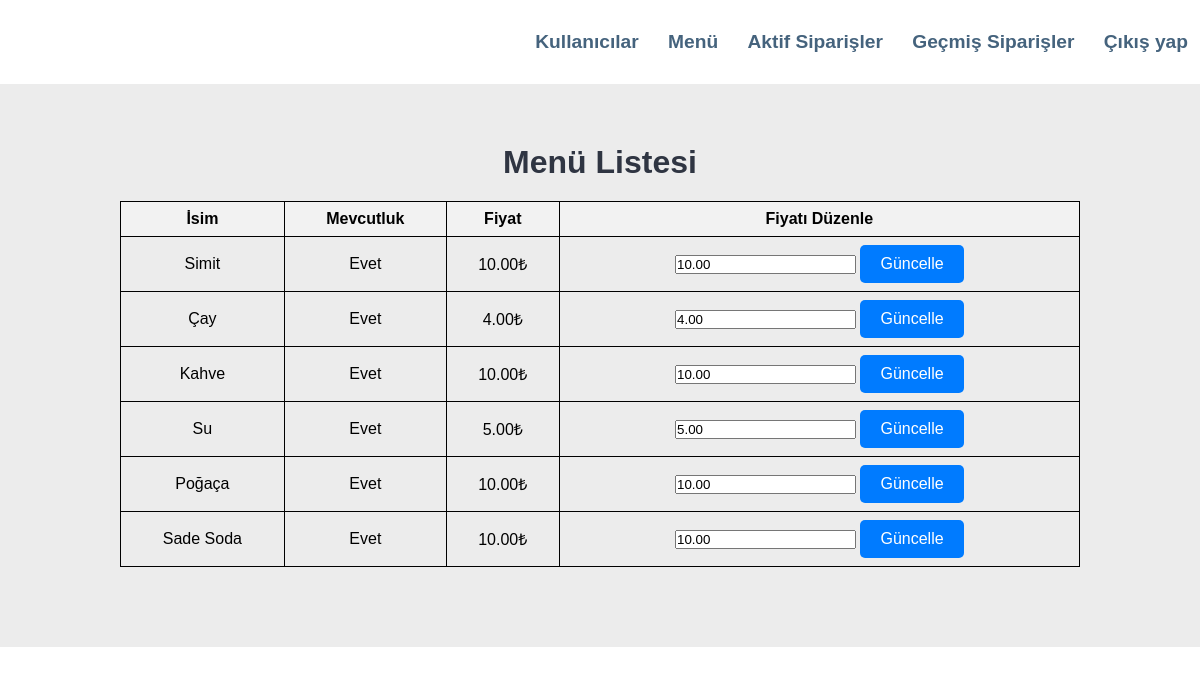
Page /admin/menu_list.php (signed in) on the committed database.
### tables this page shows
CREATE TABLE `menu` (
  `id` int(10) NOT NULL,
  `title` varchar(250) NOT NULL,
  `price` decimal(10,2) DEFAULT NULL,
  `image_name` varchar(250) NOT NULL,
  `active` varchar(250) NOT NULL
);

### settings.php (called while the page is built, shortened)
<?php
    if($locker = 1){
        $menuTable = "menu";
        $logoutPage = "../logout.php";
        $activeOrdersPage = "active_order_list.php";
        $pastOrdersPage = "past_order_list.php";
        $userListPage = "user_list.php";
        $menuListPage = "menu_list.php";
    }
?>

### admin/menu_list.php (the view, shortened to what this page needs)
<?php
    include("../settings.php");
    include("admin_navbar.php");
    $sql = "SELECT * FROM $menuTable";
    $res = mysqli_query($connect, $sql);
    if (mysqli_num_rows($res) > 0) {
        $menu_details = mysqli_fetch_all($res, MYSQLI_ASSOC);
    } else {
        echo "<div class='error text-center'>Menü bilgisi bulunamadı.</div>";
        exit();
    }
?>
<!DOCTYPE html>
<html>
<head>
    <link rel="stylesheet" href="../css/information-table.css"/>
</head>
<body>
<section class="food-menu">
    <div class="container">
        <h2 class="text-center">Menü Listesi</h2>
        <table class="order-table">
            <tr>
                <th>İsim</th>
                <th>Mevcutluk</th>
                <th>Fiyat</th>
                <th>Fiyatı Düzenle</th>
            </tr>
            <?php foreach ($menu_details as $menu) { ?>
            <tr>
                <td><?php echo $menu['title']; ?></td>
                <td><?php echo $menu['active']; ?></td>
                <td><?php echo number_format((float)$menu['price'], 2, '.', ''); ?>₺</td>
                <td>
                    <form action="update_price.php" method="POST">
                        <input type="number" name="new_price" value="<?php echo number_format((float)$menu['price'], 2, '.', ''); ?>" min="0" step="0.01" required>
                        <input type="submit" value="Güncelle" class="btn btn-primary">
                    </form>
                </td>
            </tr>
            <?php } ?>
        </table>
    </div>
</section>
</body>
</html>

### admin/admin_navbar.php (shortened to what this page needs)
<!DOCTYPE html>
<html>
<head>
    <link rel="stylesheet" href="../css/navbar.css"/>
</head>
<body>
<section class="navbar">
    <div class="menu text-right">
        <ul>
            <li>
                <a href="<?php echo $userListPage; ?>">Kullanıcılar</a>
            </li>
            <li>
                <a href="<?php echo $menuListPage; ?>">Menü</a>
            </li>
            <li>
                <a href="<?php echo $activeOrdersPage; ?>">Aktif Siparişler</a>
            </li>
            <li>
                <a href="<?php echo $pastOrdersPage; ?>">Geçmiş Siparişler</a>
            </li>
            <li>
                <a href="<?php echo $logoutPage; ?>">Çıkış yap</a>
            </li>
        </ul>
    </div>
</section>
</body>
</html>

### css/navbar.css (style rules this page uses)
* { margin: 0; padding: 0; font-family: Arial, Helvetica, sans-serif; }
.container { width: 80%; margin: 0 auto; padding: 1%; }
.text-right { text-align: right; }
.text-center { text-align: center; }
a { color: #45637d; text-decoration: none; }
.btn { padding: 1%; border: none; font-size: 1rem; border-radius: 5px; }
.btn-primary { background-color: #45637d; color: white; cursor: pointer; }
h2 { color: #2f3542; font-size: 2rem; margin-bottom: 2%; }
.menu { line-height: 60px; font-size: 1.2rem; }
.menu ul { list-style-type: none; }
.menu ul li { display: inline-block; padding: 1%; font-weight: bold; }
.food-menu { background-color: #ececec; padding: 4% 0; }

### css/information-table.css (style rules this page uses)
.order-table { width: 100%; border-collapse: collapse; margin: 20px 0; }
.order-table th, .order-table td { border: 1px solid black; padding: 8px; text-align: center; }
.order-table th { background-color: #f2f2f2; }
.btn-primary { padding: 10px 20px; background-color: #007bff; color: white; text-decoration: none; border-radius: 5px; }

### rows in the picture
menu: title "Simit", active "Evet", price "10.00", new_price "10.00"
menu: title "Çay", active "Evet", price "4.00", new_price "4.00"
menu: title "Kahve", active "Evet", price "10.00", new_price "10.00"
menu: title "Su", active "Evet", price "5.00", new_price "5.00"
menu: title "Poğaça", active "Evet", price "10.00", new_price "10.00"
menu: title "Sade Soda", active "Evet", price "10.00", new_price "10.00"
